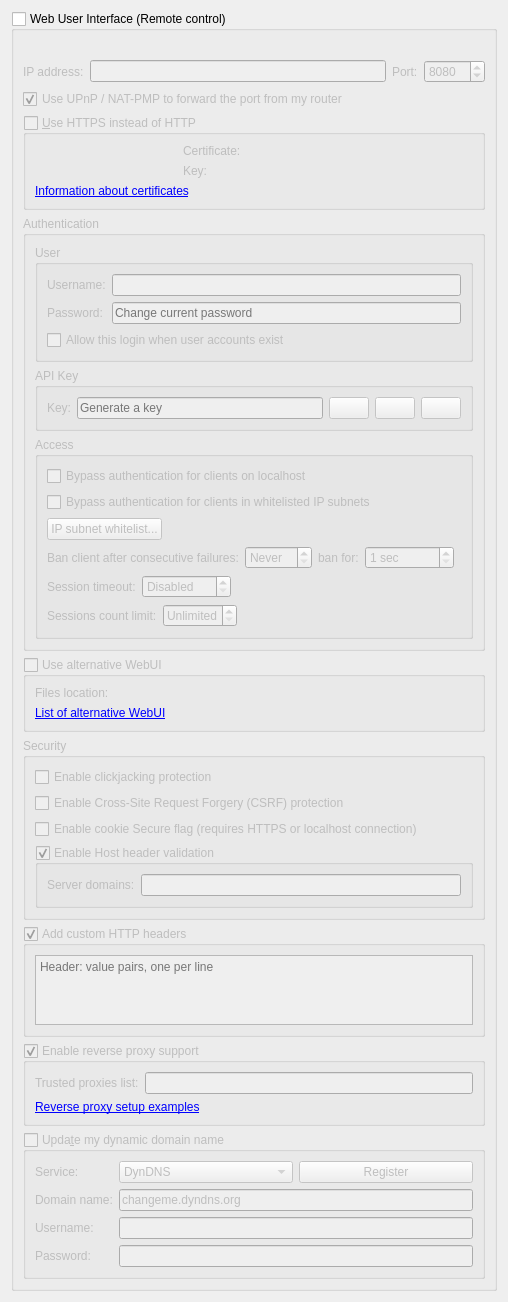
          <widget class="QWidget" name="scrollAreaWidgetContents_7">
           <property name="geometry">
            <rect>
             <x>0</x>
             <y>0</y>
             <width>382</width>
             <height>1045</height>
            </rect>
           </property>
           <layout class="QVBoxLayout" name="verticalLayout_23">
            <item>
             <widget class="QGroupBox" name="checkWebUI">
              <property name="title">
               <string>Web User Interface (Remote control)</string>
              </property>
              <property name="checkable">
               <bool>true</bool>
              </property>
              <property name="checked">
               <bool>false</bool>
              </property>
              <layout class="QVBoxLayout" name="verticalLayout_2">
               <item>
                <widget class="QLabel" name="labelWebUIError">
                 <property name="font">
                  <font>
                   <italic>true</italic>
                  </font>
                 </property>
                 <property name="text">
                  <string/>
                 </property>
                </widget>
               </item>
               <item>
                <layout class="QHBoxLayout" name="horizontalLayout_2">
                 <item>
                  <widget class="QLabel" name="lblWebUIAddress">
                   <property name="text">
                    <string>IP address:</string>
                   </property>
                  </widget>
                 </item>
                 <item>
                  <widget class="QLineEdit" name="textWebUIAddress">
                   <property name="toolTip">
                    <string>IP address that the Web UI will bind to.
Specify an IPv4 or IPv6 address. You can specify &quot;0.0.0.0&quot; for any IPv4 address,
&quot;::&quot; for any IPv6 address, or &quot;*&quot; for both IPv4 and IPv6.</string>
                   </property>
                  </widget>
                 </item>
                 <item>
                  <widget class="QLabel" name="lblWebUIPort">
                   <property name="text">
                    <string>Port:</string>
                   </property>
                  </widget>
                 </item>
                 <item>
                  <widget class="QSpinBox" name="spinWebUIPort">
                   <property name="minimum">
                    <number>1</number>
                   </property>
                   <property name="maximum">
                    <number>65535</number>
                   </property>
                   <property name="value">
                    <number>8080</number>
                   </property>
                  </widget>
                 </item>
                </layout>
               </item>
               <item>
                <widget class="QCheckBox" name="checkWebUIUPnP">
                 <property name="text">
                  <string>Use UPnP / NAT-PMP to forward the port from my router</string>
                 </property>
                 <property name="checked">
                  <bool>true</bool>
                 </property>
                </widget>
               </item>
               <item>
                <widget class="QGroupBox" name="checkWebUIHttps">
                 <property name="heading" stdset="0"><bool>true</bool></property><property name="title">
                  <string>&amp;Use HTTPS instead of HTTP</string>
                 </property>
                 <property name="checkable">
                  <bool>true</bool>
                 </property>
                 <property name="checked">
                  <bool>false</bool>
                 </property>
                 <layout class="QGridLayout" name="gridLayout_11">
                  <item row="0" column="0">
                   <widget class="QLabel" name="lblSslCertStatus"/>
                  </item>
                  <item row="0" column="1">
                   <widget class="QLabel" name="lblWebUICrt">
                    <property name="text">
                     <string>Certificate:</string>
                    </property>
                   </widget>
                  </item>
                  <item row="0" column="2">
                   <widget class="FileSystemPathLineEdit" name="textWebUIHttpsCert" native="true"/>
                  </item>
                  <item row="1" column="0">
                   <widget class="QLabel" name="lblSslKeyStatus"/>
                  </item>
                  <item row="1" column="1">
                   <widget class="QLabel" name="lblWebUIKey">
                    <property name="text">
                     <string>Key:</string>
                    </property>
                   </widget>
                  </item>
                  <item row="1" column="2">
                   <widget class="FileSystemPathLineEdit" name="textWebUIHttpsKey" native="true"/>
                  </item>
                  <item row="2" column="0" colspan="3">
                   <widget class="QLabel" name="lblWebUICertInfo">
                    <property name="text">
                     <string>&lt;a href=https://httpd.apache.org/docs/current/ssl/ssl_faq.html#aboutcerts&gt;Information about certificates&lt;/a&gt;</string>
                    </property>
                    <property name="openExternalLinks">
                     <bool>true</bool>
                    </property>
                    <property name="textInteractionFlags">
                     <set>Qt::TextInteractionFlag::LinksAccessibleByKeyboard|Qt::TextInteractionFlag::LinksAccessibleByMouse</set>
                    </property>
                   </widget>
                  </item>
                 </layout>
                </widget>
               </item>
               <item>
                <widget class="QGroupBox" name="groupWebUIAuth">
                 <property name="heading" stdset="0"><bool>true</bool></property><property name="title">
                  <string>Authentication</string>
                 </property>
                 <layout class="QVBoxLayout" name="verticalLayout_35">
                  <item>
                   <widget class="QGroupBox" name="groupWebUIUser">
                    <property name="title">
                     <string>User</string>
                    </property>
                    <layout class="QGridLayout" name="gridLayoutUser">
                     <item row="0" column="0">
                      <widget class="QLabel" name="lblWebUIUsername">
                       <property name="text">
                        <string>Username:</string>
                       </property>
                      </widget>
                     </item>
                     <item row="0" column="1">
                      <widget class="QLineEdit" name="textWebUIUsername"/>
                     </item>
                     <item row="1" column="0">
                      <widget class="QLabel" name="lblWebUIPassword">
                       <property name="text">
                        <string>Password:</string>
                       </property>
                      </widget>
                     </item>
                     <item row="1" column="1">
                      <widget class="QLineEdit" name="textWebUIPassword">
                       <property name="echoMode">
                        <enum>QLineEdit::EchoMode::Password</enum>
                       </property>
                       <property name="placeholderText">
                        <string>Change current password</string>
                       </property>
                      </widget>
                     </item>
                     <item row="2" column="0" colspan="2">
                      <widget class="QCheckBox" name="checkWebUISharedLogin">
                       <property name="toolTip">
                        <string>Until the first user account is created, this login always works.</string>
                       </property>
                       <property name="text">
                        <string>Allow this login when user accounts exist</string>
                       </property>
                      </widget>
                     </item>
                    </layout>
                   </widget>
                  </item>
                  <item>
                   <widget class="QGroupBox" name="groupWebUIAPIKey">
                    <property name="title">
                     <string>API Key</string>
                    </property>
                    <layout class="QGridLayout" name="gridLayoutAPIKey">
                     <item row="0" column="0">
                      <widget class="QLabel" name="lblWebUIAPIKey">
                       <property name="text">
                        <string>Key:</string>
                       </property>
                      </widget>
                     </item>
                     <item row="0" column="1">
                      <layout class="QHBoxLayout" name="horizontalLayoutAPIKey">
                       <item>
                        <widget class="QLineEdit" name="textWebUIAPIKey">
                         <property name="readOnly">
                          <bool>true</bool>
                         </property>
                         <property name="placeholderText">
                          <string>Generate a key</string>
                         </property>
                        </widget>
                       </item>
                       <item>
                        <widget class="QPushButton" name="btnWebUIAPIKeyCopy">
                         <property name="enabled">
                          <bool>false</bool>
                         </property>
                         <property name="toolTip">
                          <string>Copy API key</string>
                         </property>
                         <property name="icon">
                          <iconset>
                           <normaloff>:/icons/edit-copy.svg</normaloff>:/icons/edit-copy.svg</iconset>
                         </property>
                        </widget>
                       </item>
                       <item>
                        <widget class="QPushButton" name="btnWebUIAPIKeyRotate">
                         <property name="toolTip">
                          <string>Generate API key</string>
                         </property>
                         <property name="icon">
                          <iconset>
                           <normaloff>:/icons/view-refresh.svg</normaloff>:/icons/view-refresh.svg</iconset>
                         </property>
                        </widget>
                       </item>
                       <item>
                        <widget class="QPushButton" name="btnWebUIAPIKeyDelete">
                         <property name="toolTip">
                          <string>Delete API key</string>
                         </property>
                         <property name="icon">
                          <iconset>
                           <normaloff>:/icons/list-remove.svg</normaloff>:/icons/list-remove.svg</iconset>
                         </property>
                        </widget>
                       </item>
                      </layout>
                     </item>
                    </layout>
                   </widget>
                  </item>
                  <item><widget class="QGroupBox" name="groupWebUIAccess"><property name="title"><string>Access</string></property><layout class="QVBoxLayout" name="groupWebUIAccessLayout"><item>
                   <widget class="QCheckBox" name="checkBypassLocalAuth">
                    <property name="text">
                     <string>Bypass authentication for clients on localhost</string>
                    </property>
                   </widget>
                  </item>
                  <item>
                   <widget class="QCheckBox" name="checkBypassAuthSubnetWhitelist">
                    <property name="text">
                     <string>Bypass authentication for clients in whitelisted IP subnets</string>
                    </property>
                   </widget>
                  </item>
                  <item>
                   <widget class="QPushButton" name="IPSubnetWhitelistButton">
                    <property name="sizePolicy">
                     <sizepolicy hsizetype="Fixed" vsizetype="Fixed">
                      <horstretch>0</horstretch>
                      <verstretch>0</verstretch>
                     </sizepolicy>
                    </property>
                    <property name="text">
                     <string>IP subnet whitelist...</string>
                    </property>
                   </widget>
                  </item>
                  <item>
                   <layout class="QGridLayout" name="gridLayout_10">
                    <item row="0" column="0">
                     <widget class="QLabel" name="lblBanCounter">
                      <property name="text">
                       <string>Ban client after consecutive failures:</string>
                      </property>
                     </widget>
                    </item>
                    <item row="0" column="2">
                     <spacer name="horizontalSpacer_15">
                      <property name="orientation">
                       <enum>Qt::Orientation::Horizontal</enum>
                      </property>
                      <property name="sizeHint" stdset="0">
                       <size>
                        <width>40</width>
                        <height>20</height>
                       </size>
                      </property>
                     </spacer>
                    </item>
                    <item row="0" column="1"><layout class="QHBoxLayout" name="horizontalLayoutBan"><item>
                     <widget class="QSpinBox" name="spinBanCounter">
                      <property name="specialValueText">
                       <string>Never</string>
                      </property>
                      <property name="maximum">
                       <number>2147483647</number>
                      </property>
                     </widget>
                    </item>
                    <item>
                     <widget class="QLabel" name="lblBanDuration">
                      <property name="text">
                       <string>ban for:</string>
                      </property>
                      </widget>
                    </item>
                    <item>
                     <widget class="QSpinBox" name="spinBanDuration">
                      <property name="suffix">
                       <string> sec</string>
                      </property>
                      <property name="minimum">
                       <number>1</number>
                      </property>
                      <property name="maximum">
                       <number>2147483647</number>
                      </property>
                     </widget>
                    </item>
                   <item><spacer name="horizontalLayoutBanSpacer"><property name="orientation"><enum>Qt::Orientation::Horizontal</enum></property></spacer></item></layout></item></layout>
                  </item>
                  <item>
                   <layout class="QHBoxLayout" name="horizontalLayout_13">
                    <item>
                     <widget class="QLabel" name="lblSessionTimeout">
                      <property name="text">
                       <string>Session timeout:</string>
                      </property>
                     </widget>
                    </item>
                    <item>
                     <widget class="QSpinBox" name="spinSessionTimeout">
                      <property name="specialValueText">
                       <string>Disabled</string>
                      </property>
                      <property name="suffix">
                       <string> sec</string>
                      </property>
                      <property name="maximum">
                       <number>2147483647</number>
                      </property>
                     </widget>
                    </item>
                    <item>
                     <spacer name="horizontalSpacer_11">
                      <property name="orientation">
                       <enum>Qt::Orientation::Horizontal</enum>
                      </property>
                      <property name="sizeHint" stdset="0">
                       <size>
                        <width>40</width>
                        <height>20</height>
                       </size>
                      </property>
                     </spacer>
                    </item>
                   </layout>
                  </item>
                  <item>
                   <layout class="QHBoxLayout" name="layoutWebUISessionsCountLimit">
                    <item>
                     <widget class="QLabel" name="labelWebUISessionsCountLimit">
                      <property name="text">
                       <string>Sessions count limit:</string>
                      </property>
                     </widget>
                    </item>
                    <item>
                     <widget class="QSpinBox" name="spinBoxWebUISessionsCountLimit">
                      <property name="specialValueText">
                       <string>Unlimited</string>
                      </property>
                      <property name="maximum">
                       <number>2147483647</number>
                      </property>
                     </widget>
                    </item>
                    <item>
                     <spacer name="spacerWebUISessionsCountLimit">
                      <property name="orientation">
                       <enum>Qt::Orientation::Horizontal</enum>
                      </property>
                      <property name="sizeHint" stdset="0">
                       <size>
                        <width>40</width>
                        <height>20</height>
                       </size>
                      </property>
                     </spacer>
                    </item>
                   </layout>
                  </item>
                 </layout></widget></item></layout>
                </widget>
               </item>
               <item>
                <widget class="QGroupBox" name="groupAltWebUI">
                 <property name="heading" stdset="0"><bool>true</bool></property><property name="title">
                  <string>Use alternative WebUI</string>
                 </property>
                 <property name="checkable">
                  <bool>true</bool>
                 </property>
                 <property name="checked">
                  <bool>false</bool>
                 </property>
                 <layout class="QVBoxLayout" name="verticalLayout_41">
                  <item>
                   <layout class="QHBoxLayout" name="horizontalLayout_5">
                    <item>
                     <widget class="QLabel" name="labelWebUIRootFolder">
                      <property name="text">
                       <string>Files location:</string>
                      </property>
                     </widget>
                    </item>
                    <item>
                     <widget class="FileSystemPathLineEdit" name="textWebUIRootFolder" native="true"/>
                    </item>
                   </layout>
                  </item>
                  <item>
                   <widget class="QLabel" name="lblAltWebUIList">
                    <property name="text">
                     <string>&lt;a href=&quot;https://github.com/qbittorrent/qBittorrent/wiki/List-of-known-alternate-WebUIs&quot;&gt;List of alternative WebUI&lt;/a&gt;</string>
                    </property>
                    <property name="openExternalLinks">
                     <bool>true</bool>
                    </property>
                    <property name="textInteractionFlags">
                     <set>Qt::TextInteractionFlag::LinksAccessibleByKeyboard|Qt::TextInteractionFlag::LinksAccessibleByMouse</set>
                    </property>
                   </widget>
                  </item>
                 </layout>
                </widget>
               </item>
               <item>
                <widget class="QGroupBox" name="groupBox_3">
                 <property name="heading" stdset="0"><bool>true</bool></property><property name="title">
                  <string>Security</string>
                 </property>
                 <layout class="QVBoxLayout" name="verticalLayout_33">
                  <item>
                   <widget class="QCheckBox" name="checkClickjacking">
                    <property name="text">
                     <string>Enable clickjacking protection</string>
                    </property>
                   </widget>
                  </item>
                  <item>
                   <widget class="QCheckBox" name="checkCSRFProtection">
                    <property name="text">
                     <string>Enable Cross-Site Request Forgery (CSRF) protection</string>
                    </property>
                   </widget>
                  </item>
                  <item>
                   <widget class="QCheckBox" name="checkSecureCookie">
                    <property name="text">
                     <string>Enable cookie Secure flag (requires HTTPS or localhost connection)</string>
                    </property>
                   </widget>
                  </item>
                  <item>
                   <widget class="QGroupBox" name="groupHostHeaderValidation">
                    <property name="title">
                     <string>Enable Host header validation</string>
                    </property>
                    <property name="checkable">
                     <bool>true</bool>
                    </property>
                    <layout class="QVBoxLayout" name="verticalLayout_32">
                     <item>
                      <layout class="QHBoxLayout" name="horizontalLayout_10">
                       <item>
                        <widget class="QLabel" name="labelServerDomains">
                         <property name="text">
                          <string>Server domains:</string>
                         </property>
                        </widget>
                       </item>
                       <item>
                        <widget class="QLineEdit" name="textServerDomains">
                         <property name="toolTip">
                          <string>Whitelist for filtering HTTP Host header values.
In order to defend against DNS rebinding attack,
you should put in domain names used by WebUI server.

Use ';' to split multiple entries. Can use wildcard '*'.</string>
                         </property>
                        </widget>
                       </item>
                      </layout>
                     </item>
                    </layout>
                   </widget>
                  </item>
                 </layout>
                </widget>
               </item>
               <item>
                <widget class="QGroupBox" name="groupWebUIAddCustomHTTPHeaders">
                 <property name="heading" stdset="0"><bool>true</bool></property><property name="title">
                  <string>Add custom HTTP headers</string>
                 </property>
                 <property name="checkable">
                  <bool>true</bool>
                 </property>
                 <layout class="QVBoxLayout" name="verticalLayout_8">
                  <item>
                   <widget class="QPlainTextEdit" name="textWebUICustomHTTPHeaders">
                    <property name="tabChangesFocus">
                     <bool>true</bool>
                    </property>
                    <property name="lineWrapMode">
                     <enum>QPlainTextEdit::LineWrapMode::NoWrap</enum>
                    </property>
                    <property name="placeholderText">
                     <string>Header: value pairs, one per line</string>
                    </property>
                   </widget>
                  </item>
                 </layout>
                </widget>
               </item>
               <item>
                <widget class="QGroupBox" name="groupEnableReverseProxySupport">
                 <property name="heading" stdset="0"><bool>true</bool></property><property name="title">
                  <string>Enable reverse proxy support</string>
                 </property>
                 <property name="checkable">
                  <bool>true</bool>
                 </property>
                 <layout class="QVBoxLayout" name="verticalLayout_331">
                  <item>
                   <layout class="QHBoxLayout" name="horizontalLayout_131">
                    <item>
                     <widget class="QLabel" name="lblReverseProxiesList">
                      <property name="text">
                       <string>Trusted proxies list:</string>
                      </property>
                     </widget>
                    </item>
                    <item>
                     <widget class="QLineEdit" name="textTrustedReverseProxiesList">
                      <property name="toolTip">
                       <string>Specify reverse proxy IPs (or subnets, e.g. 0.0.0.0/24) in order to use forwarded client address (X-Forwarded-For header). Use ';' to split multiple entries.</string>
                      </property>
                     </widget>
                    </item>
                   </layout>
                  </item>
                  <item>
                   <widget class="QLabel" name="labelReverseProxyLink">
                    <property name="text">
                     <string>&lt;a href=https://github.com/qbittorrent/qBittorrent/wiki#reverse-proxy-setup-for-webui-access&gt;Reverse proxy setup examples&lt;/a&gt;</string>
                    </property>
                    <property name="openExternalLinks">
                     <bool>true</bool>
                    </property>
                    <property name="textInteractionFlags">
                     <set>Qt::TextInteractionFlag::LinksAccessibleByKeyboard|Qt::TextInteractionFlag::LinksAccessibleByMouse</set>
                    </property>
                   </widget>
                  </item>
                 </layout>
                </widget>
               </item>
               <item>
                <widget class="QGroupBox" name="checkDynDNS">
                 <property name="heading" stdset="0"><bool>true</bool></property><property name="title">
                  <string>Upda&amp;te my dynamic domain name</string>
                 </property>
                 <property name="checkable">
                  <bool>true</bool>
                 </property>
                 <property name="checked">
                  <bool>false</bool>
                 </property>
                 <layout class="QFormLayout" name="formLayout_5">
                  <item row="0" column="0">
                   <widget class="QLabel" name="label_19">
                    <property name="text">
                     <string>Service:</string>
                    </property>
                   </widget>
                  </item>
                  <item row="0" column="1">
                   <layout class="QHBoxLayout" name="horizontalLayout_3">
                    <item>
                     <widget class="QComboBox" name="comboDNSService">
                      <item>
                       <property name="text">
                        <string notr="true">DynDNS</string>
                       </property>
                      </item>
                      <item>
                       <property name="text">
                        <string notr="true">No-IP</string>
                       </property>
                      </item>
                     </widget>
                    </item>
                    <item>
                     <widget class="QPushButton" name="registerDNSBtn">
                      <property name="text">
                       <string>Register</string>
                      </property>
                     </widget>
                    </item>
                   </layout>
                  </item>
                  <item row="1" column="0">
                   <widget class="QLabel" name="label_20">
                    <property name="text">
                     <string>Domain name:</string>
                    </property>
                   </widget>
                  </item>
                  <item row="1" column="1">
                   <widget class="QLineEdit" name="domainNameTxt">
                    <property name="text">
                     <string notr="true">changeme.dyndns.org</string>
                    </property>
                   </widget>
                  </item>
                  <item row="2" column="0">
                   <widget class="QLabel" name="label_21">
                    <property name="text">
                     <string>Username:</string>
                    </property>
                   </widget>
                  </item>
                  <item row="2" column="1">
                   <widget class="QLineEdit" name="DNSUsernameTxt"/>
                  </item>
                  <item row="3" column="0">
                   <widget class="QLabel" name="label_22">
                    <property name="text">
                     <string>Password:</string>
                    </property>
                   </widget>
                  </item>
                  <item row="3" column="1">
                   <widget class="QLineEdit" name="DNSPasswordTxt">
                    <property name="echoMode">
                     <enum>QLineEdit::EchoMode::Password</enum>
                    </property>
                   </widget>
                  </item>
                 </layout>
                </widget>
               </item>
              </layout>
             </widget>
            </item>
            <item>
             <spacer name="verticalSpacer">
              <property name="orientation">
               <enum>Qt::Orientation::Vertical</enum>
              </property>
              <property name="sizeHint" stdset="0">
               <size>
                <width>20</width>
                <height>40</height>
               </size>
              </property>
             </spacer>
            </item>
           </layout>
          </widget>
